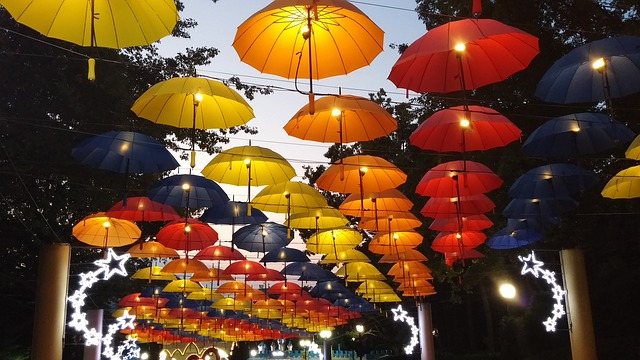
#> input picture Vaja01/slike/umbrellas.jpg, 640 x 360 px
$ python sol3.py
#> lines starting #> are read from the running program, lines starting #| are printed output that depends on the picture; after the words box and inside, x2 and y2 are one past the last pixel; in counts of white or black regions, pixels touching at a corner belong together
import numpy as np
import matplotlib.pyplot as plt
import cv2

### a)

img = np.array([
    [5,3,2,7,1],
    [7,1,0,0,0],
    [4,5,7,1,1],
    [1,3,2,1,1],
    [5,3,1,6,3],
])

img = np.reshape(img, -1)
# print(img)
h = np.zeros(8)
for x in img:
    h[x] += 1

print("Histogram slike (3-bit):", h)

plt.clf()
plt.bar(np.linspace(0, 7, 8), h)
plt.title("Histogram slike (3-bit)")
plt.show()
#> figure, not shown here; tallest bar 8 high, from x = 0.6 to 1.4

### b) kumulativni histogram

h_kum = np.zeros(8)
for i in range(len(h)):
    h_kum[i] = h_kum[i - 1] + h[i] if i > 0 else h[i]

print("Kumulativni histogram (3-bit):", h_kum)

plt.clf()
plt.bar(np.linspace(0, 7, 8), h_kum)
plt.title("Kumulativni histogram (3-bit)")
plt.show()
#> figure, not shown here; tallest bar 25 high, from x = 6.6 to 7.4

### c) 4-bitna slika

h = np.zeros(16)
for x in img:
    h[x] += 1

print("Histogram slike (4-bit):", h)

h_kum = np.zeros(16)
for i in range(len(h)):
    h_kum[i] = h_kum[i - 1] + h[i] if i > 0 else h[i]

print("Kumulativni histogram (4-bit):", h_kum)

plt.clf()

plt.subplot(1, 2, 1)
plt.bar(np.linspace(0, 15, 16), h)
plt.title("Histogram slike (4-bit)")

plt.subplot(1, 2, 2)
plt.bar(np.linspace(0, 15, 16), h_kum)
plt.title("Kumulativni histogram (4-bit)")

plt.show()
#> figure, not shown here; panel 1: tallest bar 8 high, from x = 0.6 to 1.4

### d)
print()

img = cv2.imread('slike/umbrellas.jpg')
#> img is the input picture: shape (360, 640, 3); mean B, G, R 47.4, 72.9, 105.2
img = cv2.cvtColor(img, cv2.COLOR_BGR2RGB)
gray_im = np.mean(img, axis=2)
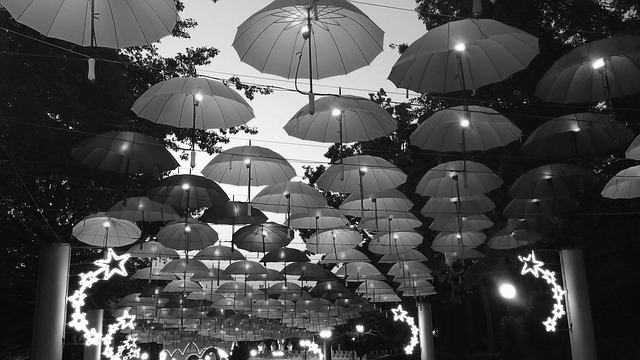
#> gray_im: shape (360, 640) float64; min 0, max 255, mean 75.2

hist, _ = np.histogram(gray_im.flatten(), bins=8)
#> hist = [86650, 39414, 32318, 30249, 14342, 5293, 9973, 12161]
print("Histogram umbrellas z numpy (bins=8):", hist)
#| Histogram umbrellas z numpy (bins=8): [86650 39414 32318 30249 14342  5293  9973 12161]

plt.clf()
plt.title("Histogram umbrellas z numpy (bins=8)")
plt.bar(np.linspace(0, 255, 8), hist, width=256/8)
plt.show()
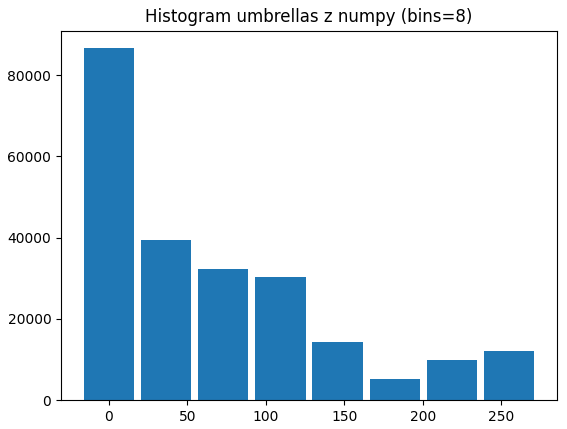
#> figure drawn by matplotlib, 1 panel; tallest bar 86650 high, from x = -16 to 16

print()

hist, _ = np.histogram(gray_im.flatten(), bins=256)
#> hist = 256 values, max 5659 at index 13, min 14 at index 0, mean 900
# print("Histogram umbrellas z numpy (bins=256):", hist)

plt.clf()
plt.title("Histogram umbrellas z numpy (bins=256)")
plt.bar(np.linspace(0, 255, 256), hist, width=1)
plt.show()
#> figure, not shown here; tallest bar 5659 high, from x = 12.5 to 13.5


img = np.array([
    [5,3,2,7,1],
    [7,1,0,0,0],
    [4,5,7,1,1],
    [1,3,2,1,1],
    [5,3,1,6,3],
])

hist, _ = np.histogram(img, bins=8)
hist2, _ = np.histogram(img, bins=16, range=(0, 15))

plt.clf()

plt.subplot(1, 2, 1)
plt.title("Histogram slike z numpy (3-bit)")
plt.bar(np.linspace(0, 7, 8), hist, width=1)

plt.subplot(1, 2, 2)
plt.title("Histogram slike z numpy (4-bit)")
plt.bar(np.linspace(0, 15, 16), hist2, width=1)

plt.show()
#> figure, not shown here; panel 1: tallest bar 8 high, from x = 0.5 to 1.5; panel 2: tallest bar 8 high, from x = 0.5 to 1.5


### e)

img = cv2.imread('slike/phone.jpg')
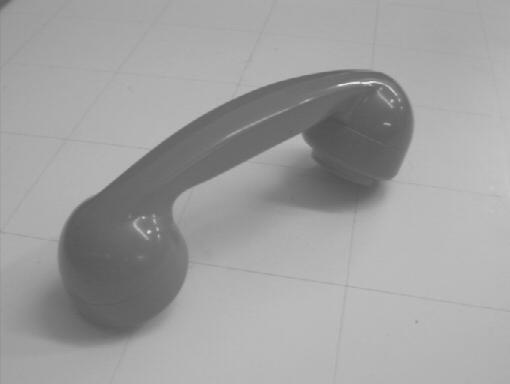
#> input picture Vaja01/slike/phone.jpg, 510 x 384 px
#> img is the input picture: shape (384, 510, 3); min 79, max 234, mean 159.4
hist = np.zeros(256)

for i in np.mean(img, axis=2).flatten():
    hist[int(i)] += 1
#> this loop made 195840 passes
#> i on passes 1 to 3: 99, 100, 101
#> after the loop, hist = 256 values, max 10275 at index 186, min 0 at index 0, mean 765

def histogram_stretch(img):
    v_min = np.min(img) #.astype(np.float64)
#> v_min = 79
    v_max = np.max(img) #.astype(np.float64)
#> v_max = 234

    img_stretched = (img - v_min) * 255.0 / (v_max - v_min)
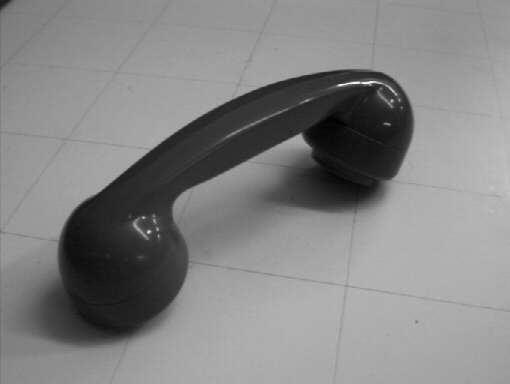
#> img_stretched: shape (384, 510, 3) float64; min 0, max 255, mean 132.3

    hist_streched = np.zeros(256)
    for i in np.mean(img_stretched, axis=2).flatten():
        hist_streched[int(i)] += 1
#> this loop made 195840 passes
#> i on passes 1 to 3: 32.9, 34.55, 36.19
#> after the loop, hist_streched = 256 values, max 10275 at index 176, min 0 at index 2, mean 765

    return img_stretched.astype(np.uint8), hist_streched

plt.clf()

plt.subplot(2, 2, 1)
plt.title("Phone normalen")
plt.imshow(img, cmap='gray')

plt.subplot(2, 2, 2)
plt.title("Histogram phone normalen")
plt.bar(np.linspace(0, 255, 256), hist, width=1)

im_stretched, hist_streched = histogram_stretch(img)

plt.subplot(2, 2, 3)
plt.title("Phone stretched")
plt.imshow(im_stretched, cmap='gray')

plt.subplot(2, 2, 4)
plt.title("Histogram phone stretched")
plt.bar(np.linspace(0, 255, 256), hist_streched, width=1)

plt.tight_layout()
plt.show()
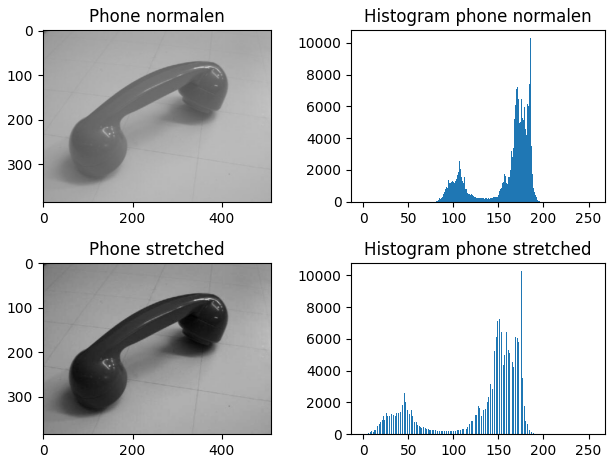
#> figure drawn by matplotlib, 4 panels; panel 2: tallest bar 10275 high, from x = 185.5 to 186.5; panel 4: tallest bar 10275 high, from x = 175.5 to 176.5

### f)

img = cv2.imread('slike/phone.jpg')
img = np.mean(img, axis=2).astype(np.uint8)
#> img: shape (384, 510)
ret2, th2 = cv2.threshold(img,0,255,cv2.THRESH_BINARY+cv2.THRESH_OTSU)
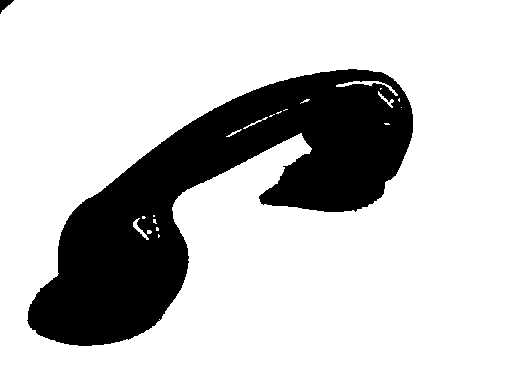
#> th2: shape (384, 510); 78.1% white; 2 black regions, box (x1, y1, x2, y2) and area: (27, 69, 413, 346) 42843, (0, 0, 14, 14) 96
#> ret2 = 140

th3 = cv2.adaptiveThreshold(img,255,cv2.ADAPTIVE_THRESH_GAUSSIAN_C,\
            cv2.THRESH_BINARY,11,2)
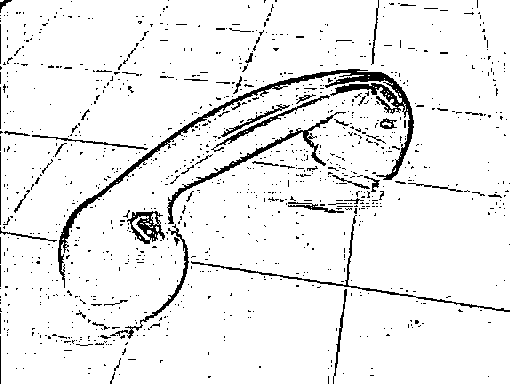
#> th3: shape (384, 510); 93.3% white; black in thin lines or dots

plt.clf()

plt.subplot(1,2,1)
plt.imshow(th2, cmap='gray')
plt.title("Upragovanje z Otsujevo metodo")

plt.subplot(1,2,2)
plt.imshow(th3, cmap='gray')
plt.title("Adaptivno Gaussovo upragovanje")

plt.tight_layout()
plt.show()

### g)

# Na slikah, ki imajo na histogramu dva izrazita vrhova, med katerima je "praznina" v histogramu.
# Torej imamo dve jasni skupini v histogramu (med ozadjem in objektom je velik kontrast, vmes pa ni ostalih sivin).
